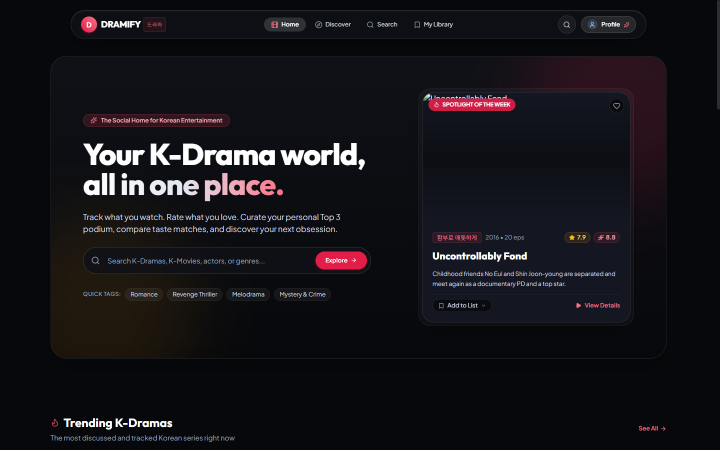
#> input picture docs/screenshots/home.png, 1440 x 900 px (shown at 1/2 size)
$ python generate_promo_video.py
#> lines starting #> are read from the running program, lines starting #| are printed output that depends on the picture
#!/usr/bin/env python3
"""
Dramify Motion Graphics Video Generator
Renders a 1080p, 60/30fps cinema-grade promotional motion graphics video for Dramify.
Features:
- Obsidian Cinema design philosophy (Deep OLED #08090C, Crimson Rose #E11D48, Amber Gold #F59E0B)
- Authentic Korean Hangul typography ("드라마")
- 5 choreographed scenes:
    1. Cinematic Cold Open & Brand Identity
    2. 147 Curated Korean Titles Showcase & 3D Cards
    3. Signature Sliding Pill Navigation (K-Dramas 83 <-> K-Movies 64)
    4. Dynamic Top 3 Podium & Dual Rating HUD (TMDB 8.8 vs Dramify 9.4)
    5. Converged UI Showcase & Call-to-Action
- Synthesized cinematic stereo soundtrack with sub-bass, harmonic pads, and transition risers
"""

import os
import sys
import math
import numpy as np

# Ensure Windows terminal doesn't choke on unicode output
if hasattr(sys.stdout, 'reconfigure'):
    sys.stdout.reconfigure(encoding='utf-8', errors='replace')
if hasattr(sys.stderr, 'reconfigure'):
    sys.stderr.reconfigure(encoding='utf-8', errors='replace')

from PIL import Image, ImageDraw, ImageFont, ImageFilter
from moviepy import VideoClip, AudioArrayClip

# Video configuration
WIDTH = 1920
HEIGHT = 1080
FPS = 30
DURATION = 25.0  # seconds (750 frames total)
OUTPUT_PATH = os.path.abspath(os.path.join(os.path.dirname(__file__), "..", "docs", "videos", "dramify_promo.mp4"))

# Color Palette (Obsidian Cinema)
C_BG = (8, 9, 12)
C_SURFACE = (16, 18, 23)
C_CARD = (21, 24, 32)
C_CRIMSON = (225, 29, 72)     # #E11D48
C_ROSE_ACCENT = (244, 63, 94) # #F43F5E
C_GOLD = (245, 158, 11)       # #F59E0B
C_AMBER = (251, 191, 36)      # #FBBF24
C_CYAN = (6, 182, 212)        # #06B6D4
C_WHITE = (255, 255, 255)
C_MUTED = (148, 163, 184)
C_SUBTLE = (100, 116, 139)

# Paths to assets and fonts
DOCS_DIR = os.path.abspath(os.path.join(os.path.dirname(__file__), "..", "docs"))
SCREENSHOTS_DIR = os.path.join(DOCS_DIR, "screenshots")

# [26 lines left out: function get_font, not called in this run]

# Load screenshots if present
SCREENSHOTS = {}
for name in ["home.png", "profile.png", "discover.png"]:
    p = os.path.join(SCREENSHOTS_DIR, name)
    if os.path.exists(p):
        try:
            img = Image.open(p).convert("RGBA")
            SCREENSHOTS[name] = img
        except Exception as e:
            print(f"Warning loading {name}: {e}")

# Precompute fixed stars/particles for ambient backdrop
np.random.seed(42)
NUM_STARS = 120
STAR_X = np.random.uniform(0, WIDTH, NUM_STARS)
STAR_Y = np.random.uniform(0, HEIGHT, NUM_STARS)
STAR_R = np.random.uniform(1.0, 2.5, NUM_STARS)
STAR_SPEED = np.random.uniform(0.5, 2.0, NUM_STARS)

# Pre-render subtle radial glow background base to maximize frame rate
def create_background_base():
    base = Image.new("RGBA", (WIDTH, HEIGHT), (*C_BG, 255))
    draw = ImageDraw.Draw(base)

    # Grid lines (tactile blueprint texture)
    grid_spacing = 80
    for x in range(0, WIDTH, grid_spacing):
        draw.line([(x, 0), (x, HEIGHT)], fill=(255, 255, 255, 6), width=1)
    for y in range(0, HEIGHT, grid_spacing):
        draw.line([(0, y), (WIDTH, y)], fill=(255, 255, 255, 6), width=1)

    return base

BG_BASE = create_background_base()
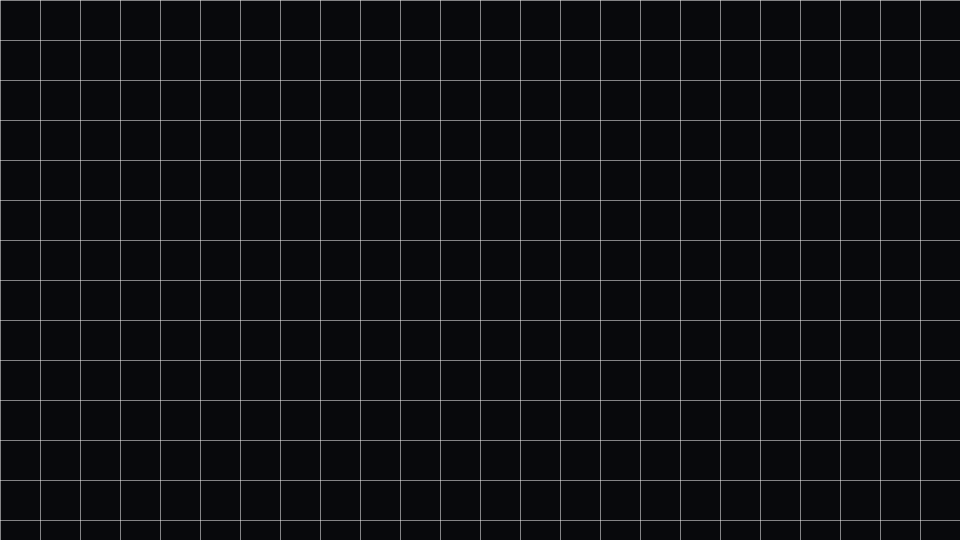
#> BG_BASE: PIL image 1920x1080 RGBA (shown at 1/2 size); mean R, G, B, A 14.2, 15.2, 18.1, 248.7; transparent parts drawn white

# [12 lines left out: functions ease_in_out_cubic, ease_out_back, not called in this run]

def draw_rounded_rect(draw, xy, radius, fill=None, outline=None, width=1):
    """Helper for rounded rectangle with border"""
    draw.rounded_rectangle(xy, radius=radius, fill=fill, outline=outline, width=width)

# [503 lines left out: functions draw_pill_badge, render_scene_1, render_scene_2, render_scene_3, render_scene_4, render_scene_5 and 1 more, not called in this run]

def synthesize_cinematic_audio(duration, sample_rate=44100):
    """
    Synthesize an atmospheric cinematic soundtrack:
    - Deep sub-bass drone
    - Warm minor chord progression (D minor -> Bb -> F -> C)
    - High shimmering harmonics and ambient stereo movement
    - Transition swoosh/riser cues at 5.0s, 10.0s, 15.0s, 20.0s
    """
#> called with duration = 25, sample_rate = 44100
    num_samples = int(duration * sample_rate)
    t = np.linspace(0, duration, num_samples, endpoint=False)

    # Chord progression intervals (in seconds): [0..5] Dm, [5..10] Bb, [10..15] F, [15..20] C, [20..25] Dm
    # Base frequencies (Hz)
    chords = [
        [73.42, 110.00, 146.83, 220.00, 261.63], # Dm9
        [58.27, 116.54, 174.61, 233.08, 293.66], # Bb maj7
        [87.31, 130.81, 174.61, 261.63, 329.63], # F maj9
        [65.41, 130.81, 196.00, 261.63, 392.00], # C sus2
        [73.42, 110.00, 146.83, 220.00, 329.63], # Dm finale
    ]

    left_ch = np.zeros(num_samples)
    right_ch = np.zeros(num_samples)

    for seg_idx, chord_notes in enumerate(chords):
        t_start = seg_idx * 5.0
        t_end = min(duration, (seg_idx + 1) * 5.0)
        idx_mask = (t >= t_start) & (t < t_end)
        seg_t = t[idx_mask] - t_start
        seg_len = t_end - t_start

        # Smooth envelope for each segment
        seg_env = np.sin(np.pi * seg_t / seg_len) ** 0.6

        seg_wave_l = np.zeros_like(seg_t)
        seg_wave_r = np.zeros_like(seg_t)

        for n_idx, freq in enumerate(chord_notes):
            # Rich saw/sine blend
            note_wave = 0.6 * np.sin(2 * np.pi * freq * seg_t) + 0.25 * np.sin(4 * np.pi * freq * seg_t)
            # Stereo panning
            pan_l = 0.5 + 0.3 * math.sin(n_idx * 1.5)
            pan_r = 1.0 - pan_l
            seg_wave_l += note_wave * pan_l
            seg_wave_r += note_wave * pan_r

        left_ch[idx_mask] += seg_wave_l * seg_env * 0.18
        right_ch[idx_mask] += seg_wave_r * seg_env * 0.18

    # Continuous Deep Sub-Bass Drone (55 Hz)
    sub_drone = 0.22 * np.sin(2 * np.pi * 55.0 * t) + 0.12 * np.sin(2 * np.pi * 110.0 * t)
    left_ch += sub_drone
    right_ch += sub_drone

    # Cinematic Transition Risers / Impacts at each 5s boundary
    for cue_t in [5.0, 10.0, 15.0, 20.0]:
        # Whoosh riser leading up to cue_t (1.5s before)
        riser_mask = (t >= cue_t - 1.5) & (t < cue_t)
        if np.any(riser_mask):
            rt = (t[riser_mask] - (cue_t - 1.5)) / 1.5
            riser_freq = 150 + 600 * (rt ** 2)
            noise = np.random.uniform(-0.15, 0.15, len(rt))
            riser_wave = (np.sin(2 * np.pi * riser_freq * t[riser_mask]) + noise) * (rt ** 1.8) * 0.25
            left_ch[riser_mask] += riser_wave
            right_ch[riser_mask] += riser_wave

        # Impact hit right at cue_t (1.0s decay)
        hit_mask = (t >= cue_t) & (t < cue_t + 1.2)
        if np.any(hit_mask):
            ht = t[hit_mask] - cue_t
            hit_env = np.exp(-4.0 * ht)
            hit_wave = np.sin(2 * np.pi * 65.0 * np.exp(-3.0 * ht) * ht) * hit_env * 0.35
            left_ch[hit_mask] += hit_wave
            right_ch[hit_mask] += hit_wave

    # Global master volume envelope (Fade in 1.2s, Fade out 1.5s)
    master_env = np.ones(num_samples)
    fade_in_samples = int(1.2 * sample_rate)
    fade_out_samples = int(1.5 * sample_rate)
    master_env[:fade_in_samples] = np.linspace(0.0, 1.0, fade_in_samples)
    master_env[-fade_out_samples:] = np.linspace(1.0, 0.0, fade_out_samples)

    left_ch = np.clip(left_ch * master_env, -0.95, 0.95)
    right_ch = np.clip(right_ch * master_env, -0.95, 0.95)

    # Return shape: (num_samples, 2)
    return np.column_stack((left_ch, right_ch))

def main():
    print("=" * 60)
    print("[DRAMIFY] MOTION GRAPHICS VIDEO GENERATOR")
    print("=" * 60)
    print(f"Target: {OUTPUT_PATH}")
    print(f"Resolution: {WIDTH}x{HEIGHT} @ {FPS}fps")
    print(f"Duration: {DURATION}s (Total frames: {int(DURATION * FPS)})")

    os.makedirs(os.path.dirname(OUTPUT_PATH), exist_ok=True)

    print("\n[1/3] Synthesizing Cinematic Soundtrack...")
    audio_data = synthesize_cinematic_audio(DURATION)
    audio_clip = AudioArrayClip(audio_data, fps=44100)

    print("[2/3] Initializing Video Clip & Frame Sequencer...")
    clip = VideoClip(render_frame, duration=DURATION)
    clip.fps = FPS
    clip = clip.with_audio(audio_clip)

    print(f"[3/3] Rendering MP4 with libx264...")
    clip.write_videofile(
        OUTPUT_PATH,
        fps=FPS,
        codec="libx264",
        audio_codec="aac",
        preset="medium",
        bitrate="6000k",
        threads=4,
        logger="bar"
    )

    file_size_mb = os.path.getsize(OUTPUT_PATH) / (1024 * 1024)
    print("\n" + "=" * 60)
    print("[SUCCESS] Video Generated Successfully!")
    print(f"Output File: {OUTPUT_PATH}")
    print(f"Total Size: {file_size_mb:.2f} MB")
    print("=" * 60)

if __name__ == "__main__":
    main()
#> (the call stopped at in main, `audio_clip = AudioArrayClip(audio_data, fps=44100)`: moviepy is not available in this run)
